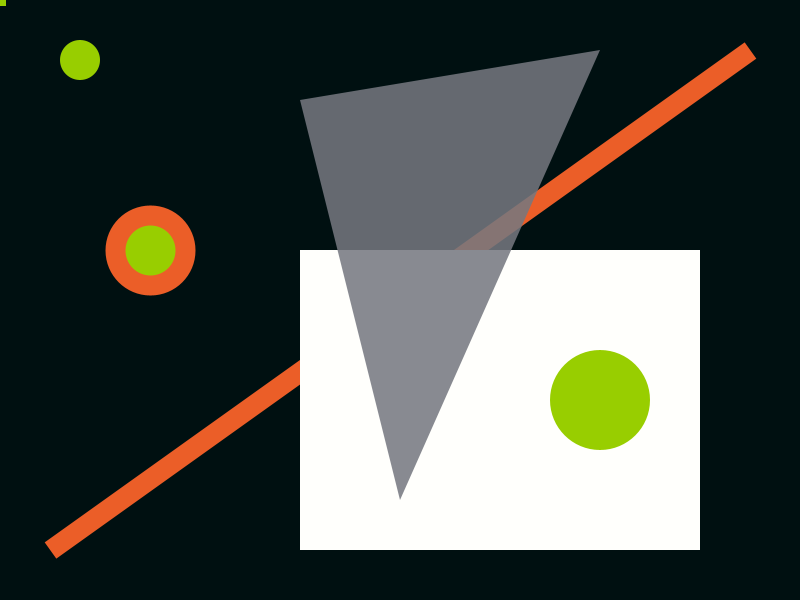
Frame 1 (no input)
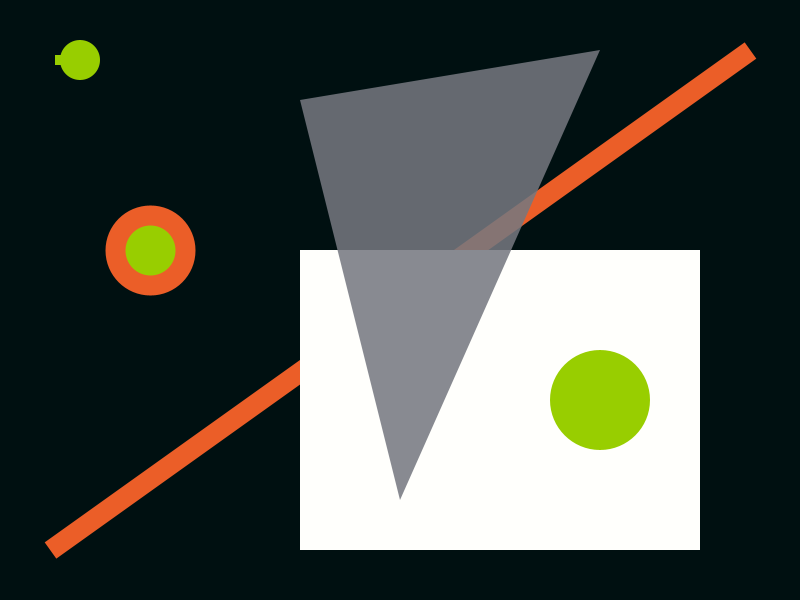
Frame 60 (the mouse pressed at the canvas centre just before this capture)
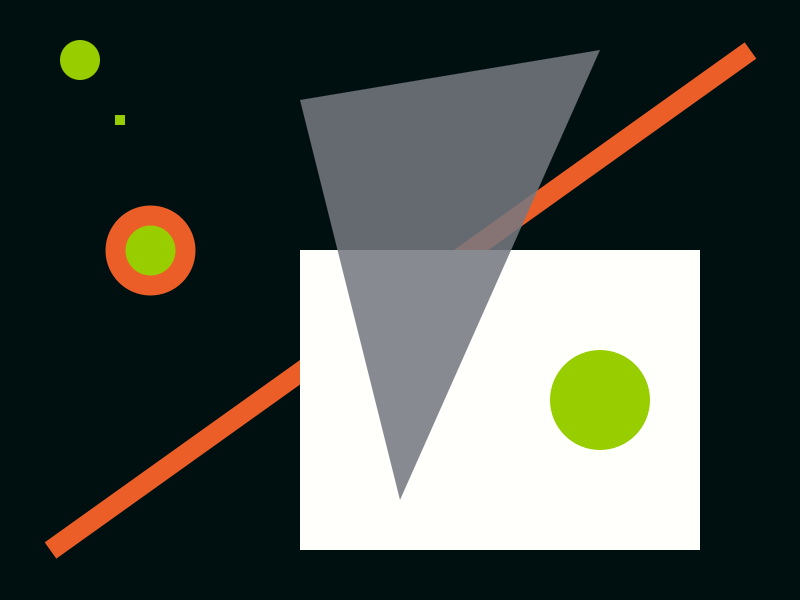
Frame 120 (the mouse held since frame 60 and released just before this capture)

The Processing sketch that drew these frames (run headless with seeded random() and noise(); from frame 60 on, the mouse is pressed at the canvas centre):

// Processing sketch: basic_graphics
// ── basic_graphics.pde
void setup(){
  frameRate(60);
  size(800, 600);
  pixelDensity(displayDensity());
}
//xcount and ycount are x and y position of moving green square
int xcount = 1;
int ycount = 1;
//size is the size of the moving green square
int size = 10;
//ypos and xpos are booleans that store whether the square is moving in the positive x and/or y directions
boolean ypos=true;
boolean xpos=true;
//inc changes the rate that the green square moves at
int inc=1;
//xw and yw are the x and y positions of the window
int xw =1;
int yw =1;
//xwpos and ywpos store whether the window is moving in the positive x and/or y directions
boolean xwpos=true;
boolean ywpos=true;

void draw(){
  //sets black background
  background(#001011);
  //creates green squares
  fill(#98CE00);
  noStroke();
  ellipse(80,60,40,40);
  ellipse(600,400,100,100);
  //creates orange line
  stroke(#EB5E28);
  strokeWeight(20);
  strokeCap(SQUARE);
  rectMode(CENTER);
  line(50,550,750,50);
  noStroke();
  //creates white box
  fill(#FFFFFC);
  rect(width/2+100, height/2+100, width/2, height/2);
  //creates green circle in white area
  fill(#98CE00);
  ellipse(600,400,100,100);
  //creates green circle with orange border
  stroke(#EB5E28);
  ellipse(150,250,70,70);
  fill(#757780, 220);
  //creates grey triangle
  noStroke();
  beginShape();
  vertex(300, 100);
  vertex(400, 500);
  vertex(600, 50);
  endShape();
  //renders moving green square
  fill(#98CE00);
  rect(xcount, ycount, size, size);
  //checks if the square is at the edge of the screen and if so, reverses it
  if(ycount>=height){ypos=false;size+=5;inc++;}
  if(ycount<=0){ypos=true;size+=5;inc++;}
  if(xcount>=width){xpos=false;size+=5;inc++;}
  if(xcount<=0){xpos=true;size+=5;inc++;}
  //moves the square one inc unit
  if(xpos){xcount+=inc;}else{xcount-=inc;}
  if(ypos){ycount+=inc;}else{ycount-=inc;}
  //checks that inc isn't too big, and if it is, resets it
  if(inc>=20){inc=1;}
  
  //
  println(xw + "," + yw);
  windowMove(xw,yw);
  if(xw+width>=displayWidth){xwpos=false;}
  if(xw<=0){xwpos=true;}
  if(yw+25+height>=displayHeight){ywpos=false;}
  if(yw-37<=0){ywpos=true;}
  if(xwpos){xw++;}else{xw--;}
  if(ywpos){yw++;}else{yw--;}
}

void mouseClicked(){
  xwpos=xpos;
  ywpos=ypos;
}
